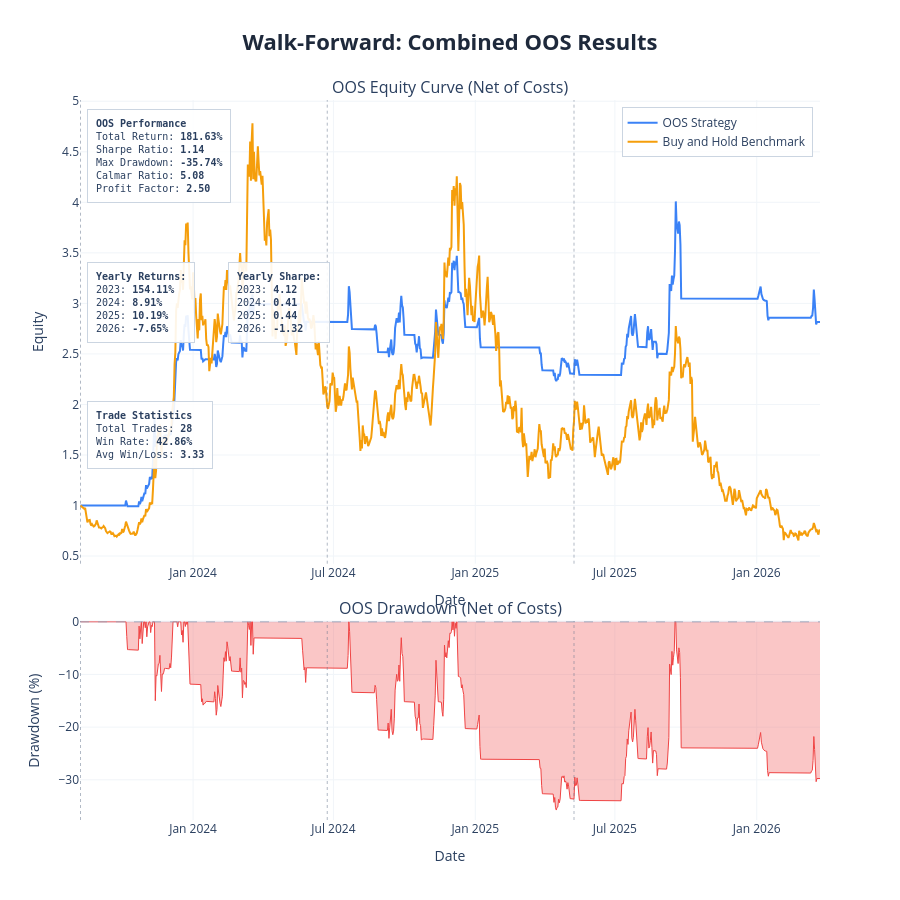

Notebook source saved alongside this figure:
### Markdown cell above
---
## Results Charts and Cost Stress Test

| Parameter | Description | Default |
|---|---|---|
| `show_fold_perf` | IS vs OOS bars for return, Sharpe, drawdown per fold | `False` |
| `show_param_evol` | Parameter evolution across folds with ±1 std bands | `False` |
| `show_oos_equity` | Combined OOS equity curve + drawdown with fold boundaries | `True` |
| `show_trades` | Overlay entry/exit markers on OOS equity chart | `False` |
| `benchmark_data` | DataFrame with `Close` column for buy & hold comparison | `None` |
| `save_html_dir` | Directory path to save charts as HTML files, or `None` | `None` |

**Cost Stress Test:** re-run the combined OOS backtest at 1×, 1.5×, 2×, 3× the base cost. Fragile strategies collapse; robust ones degrade gradually.

### Code cell
plot_walk_forward_results(
    results          = results,
    param_defs       = PARAM_DEFS,
    fixed_params     = FIXED_PARAMS,
    benchmark_data   = df,
    show             = True,
    save_html_dir    = None,
    show_fold_perf   = False,   # IS vs OOS bars by fold
    show_param_evol  = False,   # parameter evolution across folds
    show_oos_equity  = True,   # combined OOS equity curve
    show_trades      = False,  # trade markers on OOS equity chart
)

# ── transaction cost stress test ──────────────────────────────────────────

if results['oos_combined_df'] is not None:
    cost_df = cost_stress_test(
        oos_combined_df  = results['oos_combined_df'],
        cost_multipliers = (1.0, 1.5, 2.0, 3.0),
        base_cost        = COST,
    )
else:
    print('No combined OOS dataframe — skip cost stress test')

### Figure 1 — Plotly figure (JSON) as saved in the notebook; plotly's stock layout.template omitted (floating-point values rounded to 4 significant figures; data arrays with more than 128 entries replaced by an {"elided": "..."} marker saying what was removed)
{"data": [{"hovertemplate": "<b>OOS Strategy</b><br>Date: %{x}<br>Equity: %{y:.4f}<extra></extra>", "line": {"color": "#3b82f6", "width": 2}, "mode": "lines", "name": "OOS Strategy", "type": "scatter", "x": {"elided": "960 str values"}, "xaxis": "x", "y": {"elided": "960 float values"}, "yaxis": "y"}, {"hovertemplate": "<b>Buy and Hold Benchmark</b><br>Date: %{x}<br>Equity: %{y:.4f}<extra></extra>", "line": {"color": "#f59e0b", "width": 2}, "mode": "lines", "name": "Buy and Hold Benchmark", "type": "scatter", "x": {"elided": "960 str values"}, "xaxis": "x", "y": {"elided": "960 float values"}, "yaxis": "y"}, {"fill": "tozeroy", "fillcolor": "rgba(239, 68, 68, 0.3)", "hovertemplate": "<b>Drawdown</b><br>Date: %{x}<br>%{y:.2f}%<extra></extra>", "line": {"color": "#ef4444", "width": 1}, "mode": "lines", "name": "Drawdown", "showlegend": false, "type": "scatter", "x": {"elided": "960 str values"}, "xaxis": "x2", "y": {"elided": "960 float values"}, "yaxis": "y2"}], "layout": {"annotations": [{"font": {"size": 16}, "showarrow": false, "text": "OOS Equity Curve (Net of Costs)", "x": 0.5, "xanchor": "center", "xref": "paper", "y": 1, "yanchor": "bottom", "yref": "paper"}, {"font": {"size": 16}, "showarrow": false, "text": "OOS Drawdown (Net of Costs)", "x": 0.5, "xanchor": "center", "xref": "paper", "y": 0.276, "yanchor": "bottom", "yref": "paper"}, {"align": "left", "bgcolor": "rgba(255, 255, 255, 0.9)", "bordercolor": "#cbd5e1", "borderpad": 8, "borderwidth": 1, "font": {"family": "monospace", "size": 10}, "showarrow": false, "text": "<b>OOS Performance</b><br>Total Return: <b>181.63%</b><br>Sharpe Ratio: <b>1.14</b><br>Max Drawdown: <b>-35.74%</b><br>Calmar Ratio: <b>5.08</b><br>Profit Factor: <b>2.50</b>", "x": 0.01, "xanchor": "left", "xref": "x domain", "y": 0.98, "yanchor": "top", "yref": "y domain"}, {"align": "left", "bgcolor": "rgba(255, 255, 255, 0.9)", "bordercolor": "#cbd5e1", "borderpad": 8, "borderwidth": 1, "font": {"family": "monospace", "size": 10}, "showarrow": false, "text": "<b>Yearly Returns:</b><br>2023: <b>154.11%</b><br>2024: <b>8.91%</b><br>2025: <b>10.19%</b><br>2026: <b>-7.65%</b><br>", "x": 0.01, "xanchor": "left", "xref": "x domain", "y": 0.65, "yanchor": "top", "yref": "y domain"}, {"align": "left", "bgcolor": "rgba(255, 255, 255, 0.9)", "bordercolor": "#cbd5e1", "borderpad": 8, "borderwidth": 1, "font": {"family": "monospace", "size": 10}, "showarrow": false, "text": "<b>Yearly Sharpe:</b><br>2023: <b>4.12</b><br>2024: <b>0.41</b><br>2025: <b>0.44</b><br>2026: <b>-1.32</b><br>", "x": 0.2, "xanchor": "left", "xref": "x domain", "y": 0.65, "yanchor": "top", "yref": "y domain"}, {"align": "left", "bgcolor": "rgba(255, 255, 255, 0.9)", "bordercolor": "#cbd5e1", "borderpad": 8, "borderwidth": 1, "font": {"family": "monospace", "size": 10}, "showarrow": false, "text": "<b>Trade Statistics</b><br>Total Trades: <b>28</b><br>Win Rate: <b>42.86%</b><br>Avg Win/Loss: <b>3.33</b>", "x": 0.01, "xanchor": "left", "xref": "x domain", "y": 0.35, "yanchor": "top", "yref": "y domain"}], "height": 900, "hovermode": "x unified", "legend": {"bgcolor": "rgba(255, 255, 255, 0.9)", "bordercolor": "#cbd5e1", "borderwidth": 1, "x": 0.99, "xanchor": "right", "y": 0.99, "yanchor": "top"}, "shapes": [{"line": {"color": "#94a3b8", "dash": "dash", "width": 1}, "type": "line", "x0": 0, "x1": 1, "xref": "x2 domain", "y0": 0, "y1": 0, "yref": "y2"}, {"line": {"color": "rgba(100,116,139,0.5)", "dash": "dot", "width": 1}, "type": "line", "x0": "2023-08-08 00:00:00", "x1": "2023-08-08 00:00:00", "xref": "x", "y0": 0, "y1": 1, "yref": "y domain"}, {"line": {"color": "rgba(100,116,139,0.5)", "dash": "dot", "width": 1}, "type": "line", "x0": "2023-08-08 00:00:00", "x1": "2023-08-08 00:00:00", "xref": "x2", "y0": 0, "y1": 1, "yref": "y2 domain"}, {"line": {"color": "rgba(100,116,139,0.5)", "dash": "dot", "width": 1}, "type": "line", "x0": "2024-06-23 00:00:00", "x1": "2024-06-23 00:00:00", "xref": "x", "y0": 0, "y1": 1, "yref": "y domain"}, {"line": {"color": "rgba(100,116,139,0.5)", "dash": "dot", "width": 1}, "type": "line", "x0": "2024-06-23 00:00:00", "x1": "2024-06-23 00:00:00", "xref": "x2", "y0": 0, "y1": 1, "yref": "y2 domain"}, {"line": {"color": "rgba(100,116,139,0.5)", "dash": "dot", "width": 1}, "type": "line", "x0": "2025-05-09 00:00:00", "x1": "2025-05-09 00:00:00", "xref": "x", "y0": 0, "y1": 1, "yref": "y domain"}, {"line": {"color": "rgba(100,116,139,0.5)", "dash": "dot", "width": 1}, "type": "line", "x0": "2025-05-09 00:00:00", "x1": "2025-05-09 00:00:00", "xref": "x2", "y0": 0, "y1": 1, "yref": "y2 domain"}], "showlegend": true, "title": {"font": {"color": "#1E293B", "size": 22}, "text": "<b>Walk-Forward: Combined OOS Results</b>", "x": 0.5, "xanchor": "center"}, "xaxis": {"anchor": "y", "domain": [0, 1], "gridcolor": "#f1f5f9", "gridwidth": 1, "showgrid": true, "title": {"text": "Date"}}, "xaxis2": {"anchor": "y2", "domain": [0, 1], "gridcolor": "#f1f5f9", "gridwidth": 1, "showgrid": true, "title": {"text": "Date"}}, "yaxis": {"anchor": "x", "domain": [0.356, 1], "gridcolor": "#f1f5f9", "gridwidth": 1, "showgrid": true, "title": {"text": "Equity"}}, "yaxis2": {"anchor": "x2", "domain": [0, 0.276], "gridcolor": "#f1f5f9", "gridwidth": 1, "showgrid": true, "title": {"text": "Drawdown (%)"}}}}
